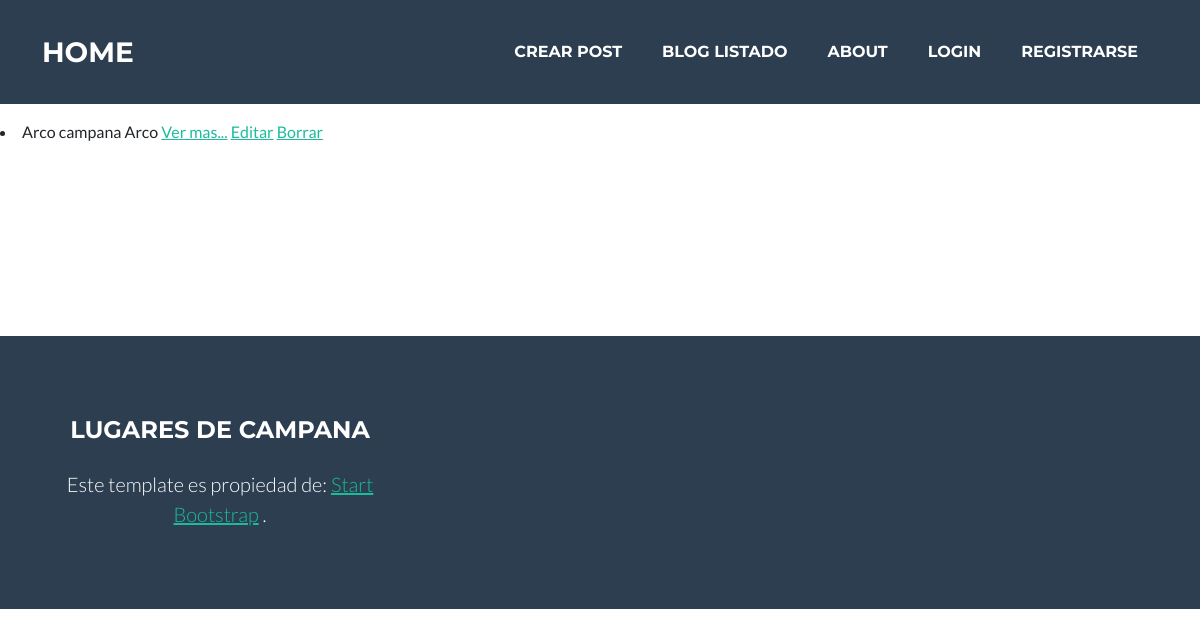
Before: /post_listado/ with the older database file.
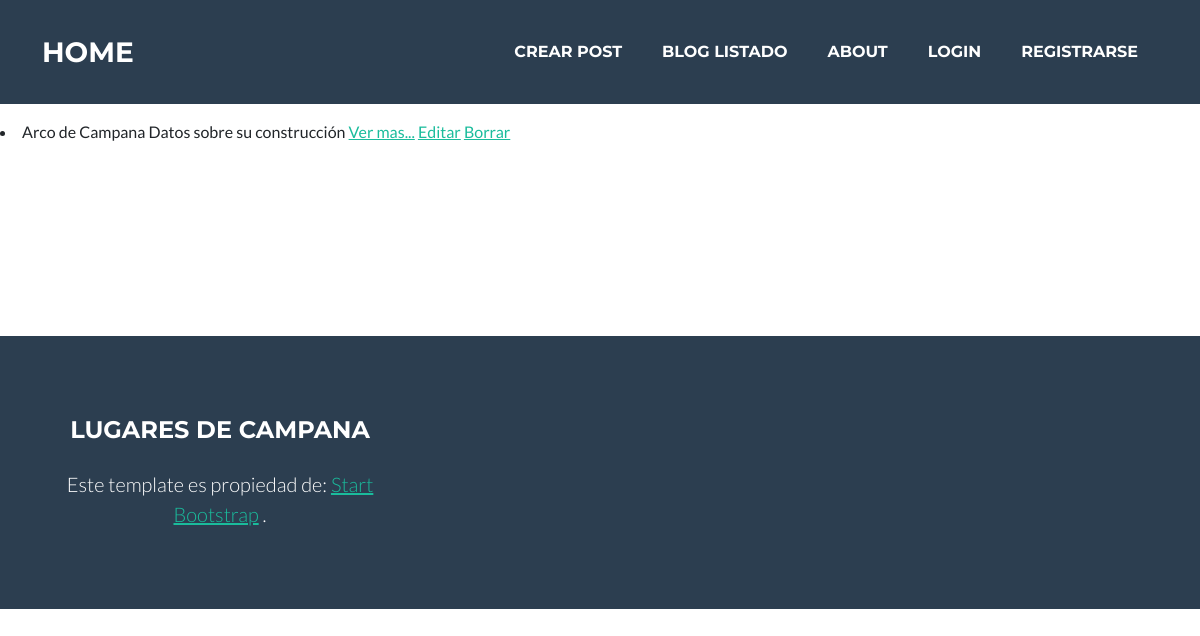
After: the same page with the newer database file.
### blog/models.py (models this page shows)
class Post (models.Model):
    titulo= models.CharField(max_length=40)
    subtitulo = models.CharField(max_length=40)
    cuerpo = RichTextField(null=True)
    fecha_creacion = models.DateTimeField(default=timezone.now)
    imagen = models.ImageField(upload_to= 'blogimagen',null=True)
    def __str__(self):
        return f'{self.titulo} {self.subtitulo}'

### blog/views.py (the view)
# urls.py: path('post_listado/',views.post_listado, name="post_listado"),
def post_listado(request):
    post_listado = Post.objects.all()
    return render(
        request, "blog/post_listado.html",
        {'post_listado': post_listado}
    )

### blog/templates/blog/post_listado.html
{% extends 'blog/index.html' %}
{%block cuerpo%}
<p>
<p>
    {% for post in post_listado %}
        <li>
            {{post}}
            <a href={% url 'postdetail' post.id %}>Ver mas...</a>
            <a href={% url 'editarpost' post.id %}>Editar</a>
            <a href={% url 'borrarpost' post.id %}>Borrar</a>
        </li>
    {% empty %}
        <li>
            No se encontraron resultados....
        </li>
    {% endfor %}
{%endblock cuerpo%}

### blog/templates/blog/index.html (shortened to what this page needs)
<!DOCTYPE html>
<html lang="en">
    {% load static %}
    <head>
        <link href={% static "css/styles.css" %} rel="stylesheet" />
    </head>
    <body id="page-top">
        {% block navbar %}
        <nav class="navbar navbar-expand-lg bg-secondary text-uppercase static-top" id="mainNav">
            <div class="container">
                <a class="navbar-brand" href="{% url 'index' %}">Home</a>
                <div class="collapse navbar-collapse" id="navbarResponsive">
                    <ul class="navbar-nav ms-auto">
                        <li class="nav-item mx-0 mx-lg-1"><a class="nav-link py-3 px-0 px-lg-3 rounded" href="{% url 'crearpost' %}">Crear Post</a></li>
                        <li class="nav-item mx-0 mx-lg-1"><a class="nav-link py-3 px-0 px-lg-3 rounded" href="{% url 'post_listado' %}">Blog Listado</a></li>
                        <li class="nav-item mx-0 mx-lg-1"><a class="nav-link py-3 px-0 px-lg-3 rounded" href="{% url 'about' %}">About</a></li>
                        {% if request.user.is_authenticated %}
                            <li class="nav-item mx-0 mx-lg-1"><a class="nav-link py-3 px-0 px-lg-3 rounded" href="{% url 'user_data' %}">Datos Usuario</a></li>
                                        {{request.user.username}}
                            <li class="nav-item mx-0 mx-lg-1"><a class="nav-link py-3 px-0 px-lg-3 rounded" href="{% url 'logout' %}">Logout</a></li>
                        {% else %}
                            <li class="nav-item mx-0 mx-lg-1"><a class="nav-link py-3 px-0 px-lg-3 rounded" href="{% url 'login' %}">Login</a></li>
                            <li class="nav-item mx-0 mx-lg-1"><a class="nav-link py-3 px-0 px-lg-3 rounded" href="{% url 'register' %}">Registrarse</a></li>
                        {% endif %}
                    </ul>
                </div>
            </div>
        </nav>
        {%endblock navbar%}
        {% block cuerpo %}{% endblock cuerpo%}
        <section class="page-section" id="posts">
        </section>
        <footer class="footer text-center">
            <div class="container">
                <div class="row">
                    <div class="col-lg-4">
                        <h4 class="text-uppercase mb-4">Lugares de Campana</h4>
                        <p class="lead mb-0">
                            Este template es propiedad de:
                            <a href="http://startbootstrap.com">Start Bootstrap</a>
                            .
                        </p>
                    </div>
                </div>
            </div>
        </footer>
    </body>
</html>

Changed rows visible on the page:
changed Post: titulo+subtitulo "Arco campana Arco" → "Arco de Campana Datos sobre su construcción"
